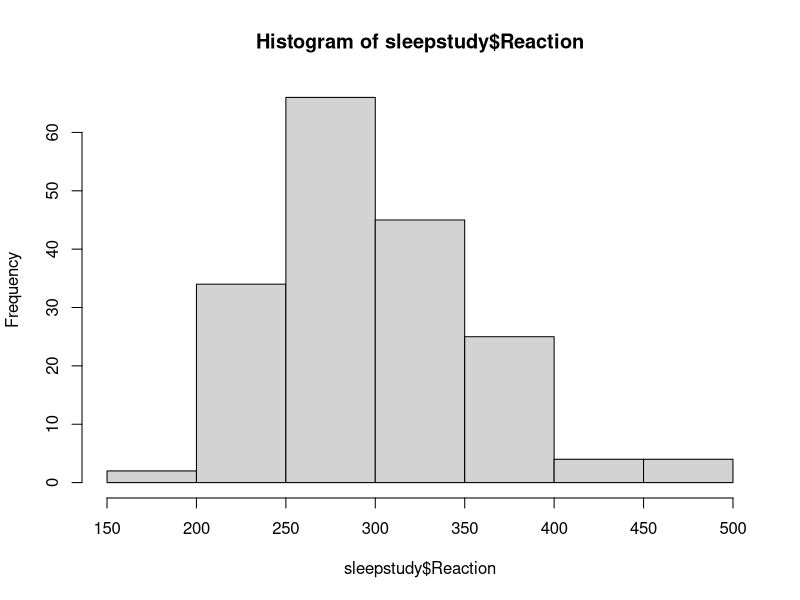
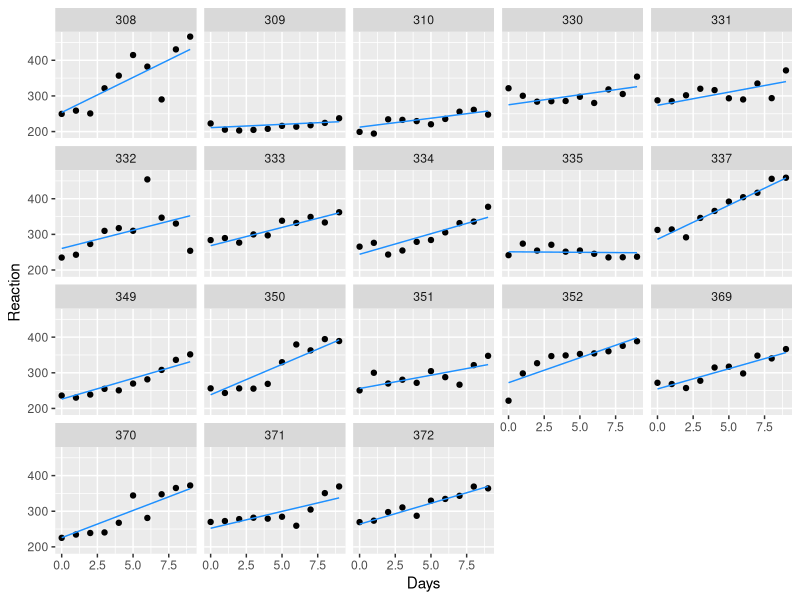
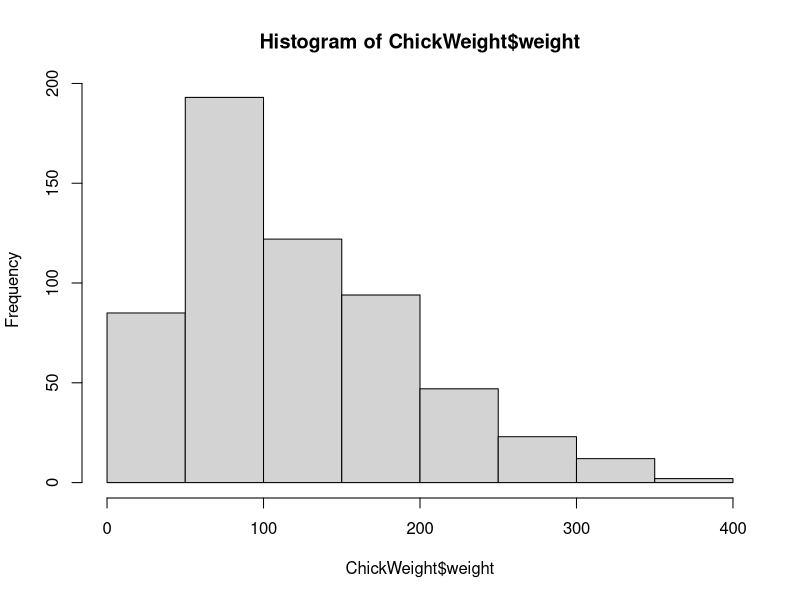
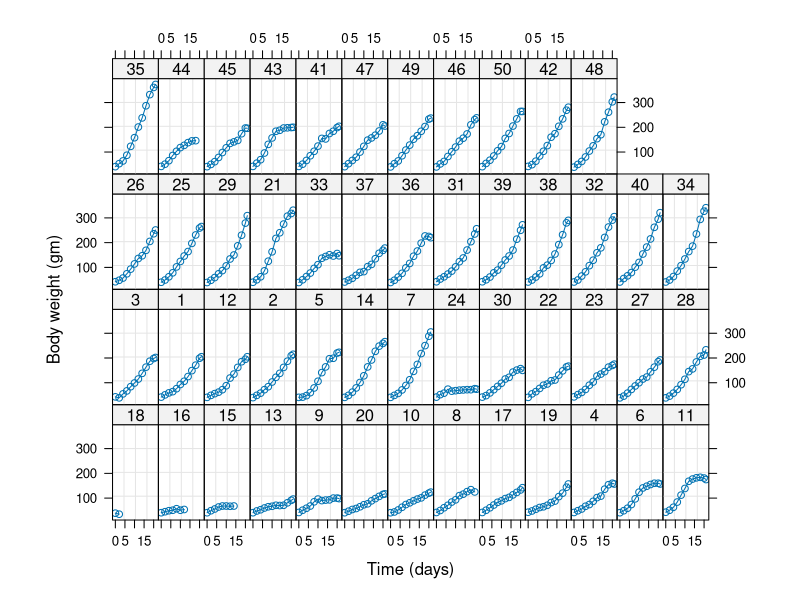
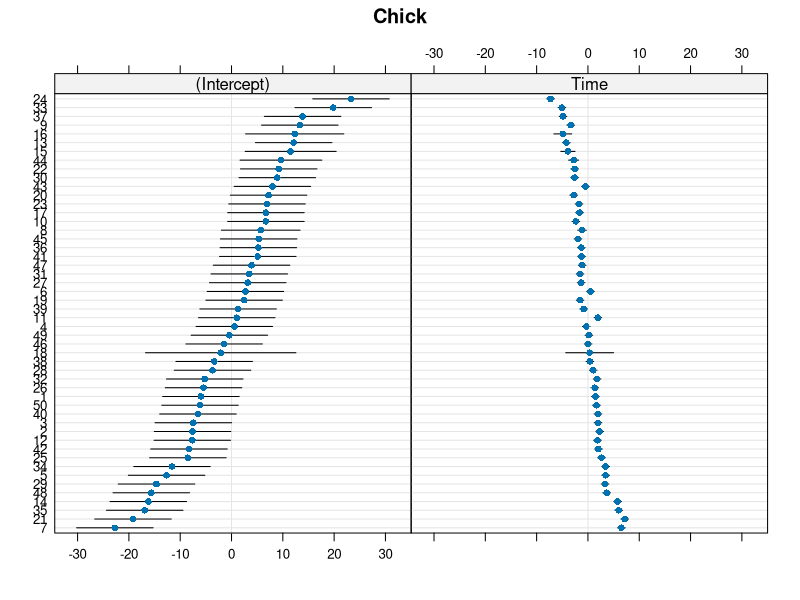
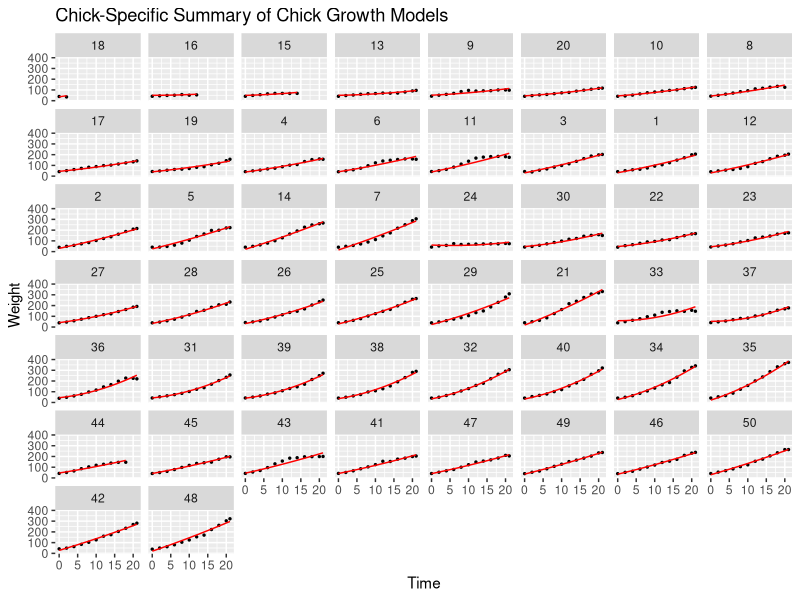

These charts were generated, in order, by the following R code:
#### Libraries and Prelab ####

library(lme4)
library(ggplot2)
library(lattice)
data(sleepstudy)
head(sleepstudy)

hist(sleepstudy$Reaction)

m0 <- lmer(Reaction ~ Days + (Days | Subject), data = sleepstudy)

summary(m0)

m0.ranef <- ranef(m0)
m0.ranef

pred.Reaction <- predict(m0, newdata = sleepstudy, type = "response") # create a vector of predicted values for Subjects, just using the original data
pred.df <- data.frame(sleepstudy, pred.Reaction) # bind those predictions to the original data frame
ggplot(data = pred.df, aes(Days, Reaction)) + 
  geom_point() + 
  geom_line(aes(Days, pred.Reaction), col = "dodgerblue") + # set new aesthetic for the predicted Y
  facet_wrap(vars(Subject)) #wrap by groups


#### This Week's Assignment ####

# 1 #

library(datasets)
data(ChickWeight)
hist(ChickWeight$weight) # Visualize the data distribution 

plot(ChickWeight) # Visualize the trends per-chick

m_chick <- lmer(weight ~ poly(Time, 2)*Diet + (Time | Chick), data = ChickWeight)

capture.output(summary(m_chick), file = "Chick_Model.txt")

# 2 #

m0.ranef <- ranef(m_chick)
m0.ranef

dotplot(m0.ranef) 

# 3 #

m_chick_1 <- lmer(weight ~ poly(Time, 2)*Diet + (0 + Time | Chick), data = ChickWeight)

capture.output(summary(m_chick_1), file = "Chick_Model_2.txt")

# 4 #

chick_anova <- anova(m_chick_1 ,m_chick)

capture.output(chick_anova, file = "chick_anova.txt")

# 5 #

pred.Reaction <- predict(m_chick, newdata = ChickWeight, type = "response") # create a vector of predicted values for Subjects, just using the original data
pred.df <- data.frame(ChickWeight, pred.Reaction) # bind those predictions to the original data frame
ggplot(data = pred.df, aes(Time, weight)) + 
  geom_point(size = 0.5) + 
  geom_line(aes(Time, pred.Reaction), col = "red") + # set new aesthetic for the predicted Y
  facet_wrap(vars(Chick)) + #wrap by groups
  labs(title = "Chick-Specific Summary of Chick Growth Models", y = "Weight")
